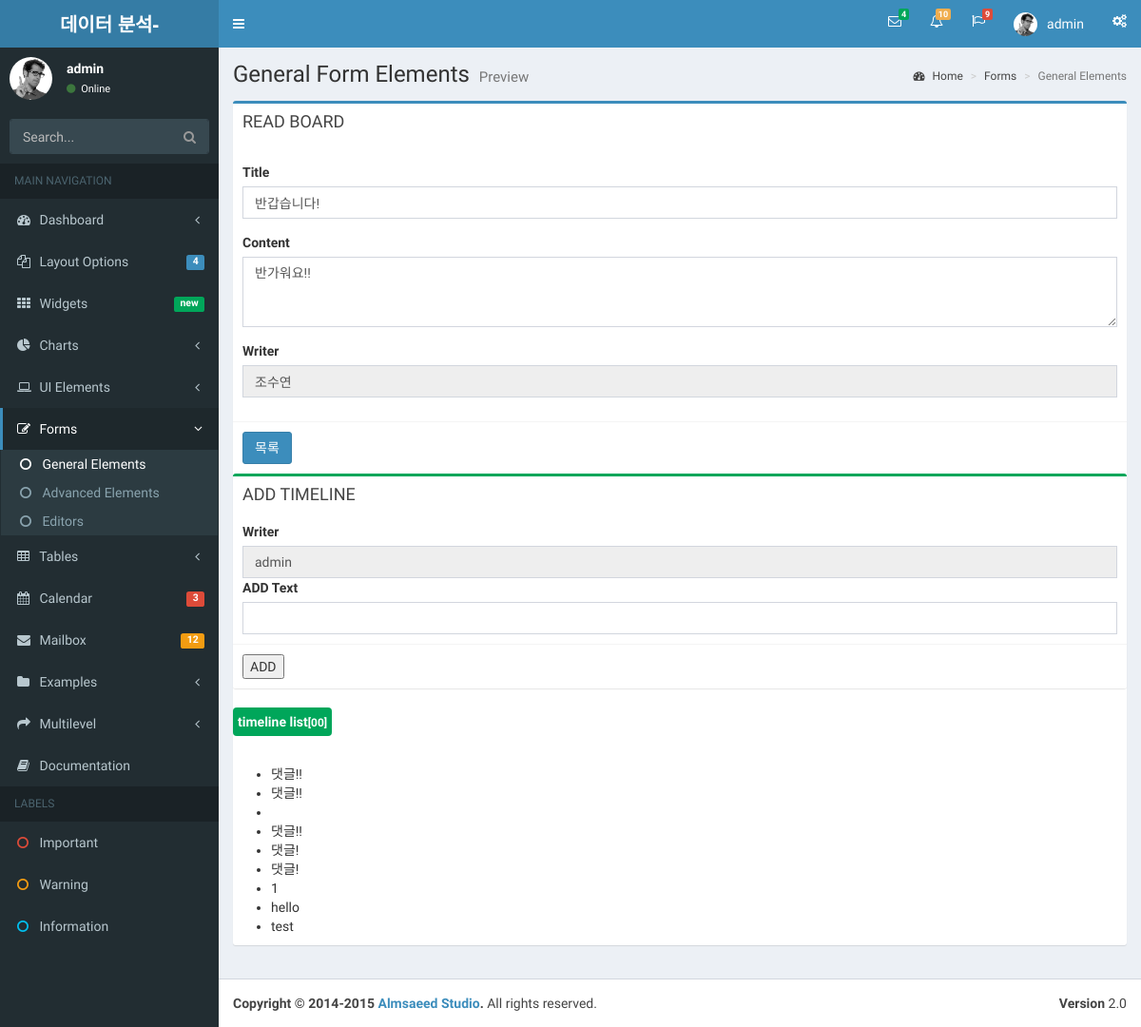
/bbs/bbs_read/4 (signed in), run on the app's committed database.
### bbsApp/models.py (models this page shows)
class Bbs(models.Model):
    title   = models.CharField(max_length=500)
    writer  = models.CharField(max_length=100)
    content = models.TextField()
    regdate = models.DateTimeField(default=timezone.now)
    viewcnt = models.IntegerField(default=0)

class Timeline(models.Model):
    txt = models.CharField(max_length=500)
    writer = models.CharField(max_length=100)
    board_id = models.IntegerField()

### bbsApp/views.py (the view)
# urls.py: path('bbs_read/<int:id>', views.bbsRead, name='bbs_read'),
def bbsRead(request,id):
    print('bbsRead~~~')
    board=Bbs.objects.get(id=id)
    board.viewcnt = board.viewcnt + 1 # 조회수부분.
    board.save()
    lines=Timeline.objects.filter(board_id=board.id)
    print('board result:',board)
    context = {
        'board':board,
        'session_user_name': request.session['user_name'],
        'session_user_id': request.session['user_id'],
        'lines':lines
    }
    return render(request, 'bbs/read.html',context)

### bbsApp/templates/bbs/read.html (shortened to what this page needs)
{% include 'header.html' %}
{% block content %}
<section class="content">
	<div class="row">
		<div class="col-md-12">
			<div class="box box-primary">
				<div class="box-header">
					<h3 class="box-title">READ BOARD</h3>
				</div>
<div class="box-body">
	<div class="form-group">
		<label for="exampleInputEmail1">Title</label> <input type="text" id="title"
			name='title' class="form-control" value="{{board.title}}">
	</div>
	<div class="form-group">
		<label for="exampleInputPassword1">Content</label>
		<textarea class="form-control" name="content" rows="3" id="content">{{board.content}}</textarea>
	</div>
	<div class="form-group">
		<label for="exampleInputEmail1">Writer</label> <input type="text"
			name="writer" class="form-control" value="{{board.writer}}"
			readonly="readonly">
	</div>
</div>
<div class="box-footer">
	<button type="submit" class="btn btn-primary" id="listBtn">목록</button>
</div>
<div class="row">
	<div class="col-md-12">
		<div class="box box-success">
			<div class="box-header">
				<h3 class="box-title">ADD TIMELINE</h3>
			</div>
			<div class="box-body">
				<label for="writer">Writer</label>
				<input type="text" class="form-control" id="time_writer" value="{{session_user_name}}" readonly/>
				<label for="writer">ADD Text</label>
				<input type="text" class="form-control" id="time_txt" />
			</div>
			<div class="box-footer">
				<button id="replyBtn">ADD</button>
			</div>
		</div>
		<ul class="timeline">
			<li class="time-label" >
				<span class="bg-green">timeline list<small id ="cnt">[00]</small></span>
			</li>
		</ul>
		<ul id="reply_result">
			{% for line in lines %}
			<li class="time-label">
				{{ line.txt }}
			</li>
			{% endfor %}
		</ul>
	</div>
</div>
			</div>
		</div>
	</div>
</section>
</div>
{% endblock %}
{% include 'footer.html' %}

### data on the page
Bbs: title "반갑습니다!", content "반가워요!!", writer "조수연"
Timeline: txt "댓글!!"
Timeline: txt "댓글!!"
Timeline: txt "댓글!!"
Timeline: txt "댓글!"
Timeline: txt "댓글!"
Timeline: txt "1"
Timeline: txt "hello"
Timeline: txt "test"

### other printed values
{{ session_user_name }} "admin"
